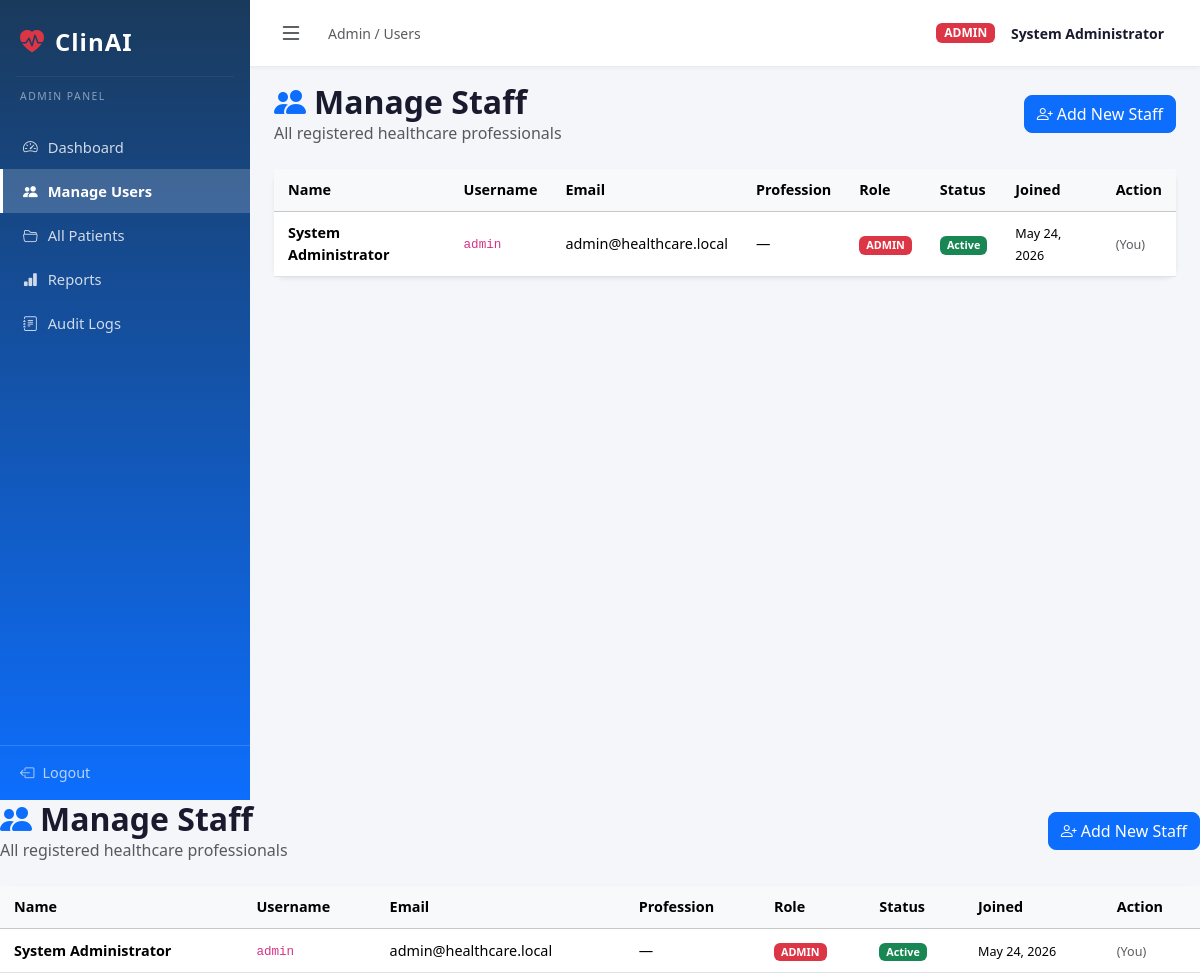
Page /admin/users (signed in) on the committed database.
### database/models.py (models this page shows, shortened)
class User(UserMixin, db.Model):
    __tablename__ = 'users'
    id = db.Column(db.Integer, primary_key=True)
    username = db.Column(db.String(80), unique=True, nullable=False)
    email = db.Column(db.String(120), unique=True, nullable=False)
    password_hash = db.Column(db.String(256), nullable=False)
    role = db.Column(db.String(20), default='user')  # 'admin' or 'user'
    full_name = db.Column(db.String(150))
    profession = db.Column(db.String(100))  # e.g. Doctor, Nurse, Technician
    department = db.Column(db.String(100))
    created_at = db.Column(db.DateTime, default=datetime.utcnow)
    is_active = db.Column(db.Boolean, default=True)
    patients = db.relationship('Patient', backref='created_by_user', lazy=True)
    consultations = db.relationship('Consultation', backref='doctor', lazy=True)
    logs = db.relationship('AuditLog', backref='user', lazy=True)
    def is_admin(self):
        return self.role == 'admin'

### routes/admin.py (the view)
@admin_bp.route('/users')
@login_required
@admin_required
def users():
    all_users = User.query.order_by(User.created_at.desc()).all()
    return render_template('admin/users.html', users=all_users)

### app.py (called while the page is built)
def create_app():
    app = Flask(__name__)
    app.config.from_object(Config)
    db.init_app(app)
    login_manager = LoginManager()
    login_manager.init_app(app)
    login_manager.login_view = 'auth.login'
    login_manager.login_message = 'Please log in to access this page.'
    login_manager.login_message_category = 'warning'
    @login_manager.user_loader
    def load_user(user_id):
        return User.query.get(int(user_id))
    import json as _json
    @app.template_filter('from_json')
    def from_json(value):
        try:
            return _json.loads(value)
        except Exception:
            return {}
    app.register_blueprint(auth_bp)
    app.register_blueprint(admin_bp)
    app.register_blueprint(user_bp)
    with app.app_context():
        db.create_all()
        _seed_admin()
    return app

### routes/admin.py (called while the page is built)
def admin_required(f):
    @wraps(f)
    def decorated_function(*args, **kwargs):
        if not current_user.is_authenticated or not current_user.is_admin():
            flash('Access denied. Admin privileges required.', 'danger')
            return redirect(url_for('auth.login'))
        return f(*args, **kwargs)
    return decorated_function

### templates/admin/users.html (shortened to what this page needs)
{% extends "base.html" %}
{% block breadcrumb %}Admin / Users{% endblock %}
{% block page_content %}
<div class="d-flex justify-content-between align-items-center mb-4">
  <div>
    <h2 class="fw-bold mb-0"><i class="bi bi-people-fill me-2 text-primary"></i>Manage Staff</h2>
    <p class="text-muted mb-0">All registered healthcare professionals</p>
  </div>
  <a href="{{ url_for('admin.add_user') }}" class="btn btn-primary"><i class="bi bi-person-plus me-1"></i>Add New Staff</a>
</div>
<div class="card border-0 shadow-sm">
  <div class="card-body p-0">
    <table class="table table-hover mb-0">
      <thead class="table-light">
        <tr><th>Name</th><th>Username</th><th>Email</th><th>Profession</th><th>Role</th><th>Status</th><th>Joined</th><th>Action</th></tr>
      </thead>
      <tbody>
        {% for u in users %}
        <tr>
          <td><strong>{{ u.full_name or '—' }}</strong></td>
          <td><code>{{ u.username }}</code></td>
          <td>{{ u.email }}</td>
          <td>{{ u.profession or '—' }}</td>
          <td><span class="badge {% if u.role == 'admin' %}bg-danger{% else %}bg-primary{% endif %}">{{ u.role|upper }}</span></td>
          <td><span class="badge {% if u.is_active %}bg-success{% else %}bg-secondary{% endif %}">{{ 'Active' if u.is_active else 'Inactive' }}</span></td>
          <td><small>{{ u.created_at.strftime('%b %d, %Y') }}</small></td>
          <td>
            {% if u.id != current_user.id %}
            <a href="{{ url_for('admin.toggle_user', user_id=u.id) }}"
               class="btn btn-sm {% if u.is_active %}btn-outline-danger{% else %}btn-outline-success{% endif %}"
               onclick="return confirm('Are you sure?')">
              {{ 'Deactivate' if u.is_active else 'Activate' }}
            </a>
            {% else %}
            <span class="text-muted small">(You)</span>
            {% endif %}
          </td>
        </tr>
        {% else %}
        <tr><td colspan="8" class="text-center text-muted py-4">No users found.</td></tr>
        {% endfor %}
      </tbody>
    </table>
  </div>
</div>
{% endblock %}

### templates/base.html (shortened to what this page needs)
<!DOCTYPE html>
<html lang="en">
<head>
  <link href="https://cdn.jsdelivr.net/npm/bootstrap@5.3.3/dist/css/bootstrap.min.css" rel="stylesheet" />
  <link href="https://cdn.jsdelivr.net/npm/bootstrap-icons@1.11.3/font/bootstrap-icons.min.css" rel="stylesheet" />
  <link rel="stylesheet" href="{{ url_for('static', filename='css/style.css') }}" />
</head>
<body>
  {% if current_user.is_authenticated %}
  <div class="d-flex" id="wrapper">
    <nav id="sidebar" class="sidebar">
      <div class="sidebar-brand">
        <i class="bi bi-heart-pulse-fill text-danger"></i>
        <span>ClinAI</span>
      </div>
      <hr class="sidebar-divider" />
      {% if current_user.is_admin() %}
      <p class="sidebar-label">Admin Panel</p>
      <ul class="sidebar-nav">
        <li><a href="{{ url_for('admin.dashboard') }}" class="{{ 'active' if (request.endpoint or '') == 'admin.dashboard' }}"><i class="bi bi-speedometer2"></i> Dashboard</a></li>
        <li><a href="{{ url_for('admin.users') }}" class="{{ 'active' if 'admin.users' in (request.endpoint or '') }}"><i class="bi bi-people-fill"></i> Manage Users</a></li>
        <li><a href="{{ url_for('admin.patients') }}" class="{{ 'active' if (request.endpoint or '') == 'admin.patients' }}"><i class="bi bi-folder2-open"></i> All Patients</a></li>
        <li><a href="{{ url_for('admin.reports') }}" class="{{ 'active' if (request.endpoint or '') == 'admin.reports' }}"><i class="bi bi-bar-chart-fill"></i> Reports</a></li>
        <li><a href="{{ url_for('admin.audit') }}" class="{{ 'active' if (request.endpoint or '') == 'admin.audit' }}"><i class="bi bi-journal-text"></i> Audit Logs</a></li>
      </ul>
      {% endif %}
      <div class="sidebar-footer">
        <a href="{{ url_for('auth.logout') }}"><i class="bi bi-box-arrow-left"></i> Logout</a>
      </div>
    </nav>
    <div id="page-content-wrapper">
      <nav class="navbar navbar-expand-lg top-navbar">
        <button class="btn btn-sm" id="sidebarToggle"><i class="bi bi-list fs-4"></i></button>
        <span class="ms-3 text-muted small">{% block breadcrumb %}{% endblock %}</span>
        <div class="ms-auto d-flex align-items-center gap-3 me-3">
          <span class="badge {% if current_user.is_admin() %}bg-danger{% else %}bg-primary{% endif %}">
            {{ current_user.role|upper }}
          </span>
          <strong class="small">{{ current_user.full_name or current_user.username }}</strong>
        </div>
      </nav>
      <div class="container-fluid px-4 pt-3">
      </div>
      <div class="container-fluid px-4 pb-5">
        {{ self.page_content() }}
      </div>
    </div>
  </div>
  {% endif %}
  {% block page_content %}{% endblock %}
</body>
</html>

### static/css/style.css (style rules this page uses)
* { box-sizing: border-box; }
body { font-family: 'Segoe UI', sans-serif; background: #f4f6f9; color: #1a1a2e; }
#wrapper { display: flex; min-height: 100vh; }
#sidebar { width: 250px; min-height: 100vh; background: linear-gradient(180deg, #1a3a5c 0%, #0d6efd 100%); color: #fff; display: flex; flex-direction: column; flex-shrink: 0; transition: width 0.25s ease; position: fixed; top: 0; left: 0; z-index: 1000; overflow-y: auto; }
.sidebar-brand { font-size: 1.5rem; font-weight: 800; padding: 24px 20px 16px; display: flex; align-items: center; gap: 10px; letter-spacing: 1px; }
.sidebar-divider { border-color: rgba(255,255,255,0.2); margin: 0 16px; }
.sidebar-label { font-size: 0.65rem; text-transform: uppercase; letter-spacing: 1.5px; color: rgba(255,255,255,0.5); padding: 12px 20px 4px; }
.sidebar-nav { list-style: none; padding: 0; margin: 0; }
.sidebar-nav li a { display: flex; align-items: center; gap: 10px; padding: 11px 20px; color: rgba(255,255,255,0.8); text-decoration: none; font-size: 0.92rem; transition: background 0.2s, color 0.2s; border-left: 3px solid transparent; }
.sidebar-nav li a.active { background: rgba(255,255,255,0.18); color: #fff; font-weight: 600; border-left-color: #fff; }
.sidebar-footer { margin-top: auto; padding: 16px 20px; border-top: 1px solid rgba(255,255,255,0.15); }
.sidebar-footer a { color: rgba(255,255,255,0.7); text-decoration: none; display: flex; align-items: center; gap: 8px; font-size: 0.9rem; }
#page-content-wrapper { flex: 1; margin-left: 250px; transition: margin-left 0.25s ease; min-height: 100vh; }
.top-navbar { background: #fff; border-bottom: 1px solid #e9ecef; padding: 10px 20px; position: sticky; top: 0; z-index: 900; box-shadow: 0 1px 4px rgba(0,0,0,0.05); }
.card { border-radius: 12px !important; }
.table { font-size: 0.9rem; }
.table td, .table th { vertical-align: middle; padding: 10px 14px; }
.btn { border-radius: 8px; font-weight: 500; }

### rows in the picture
User: role "ADMIN", full_name "System Administrator", username "admin", email "admin@healthcare.local", profession "—", is_active "Active", created_at "May 24, 2026", shows "(You)"
